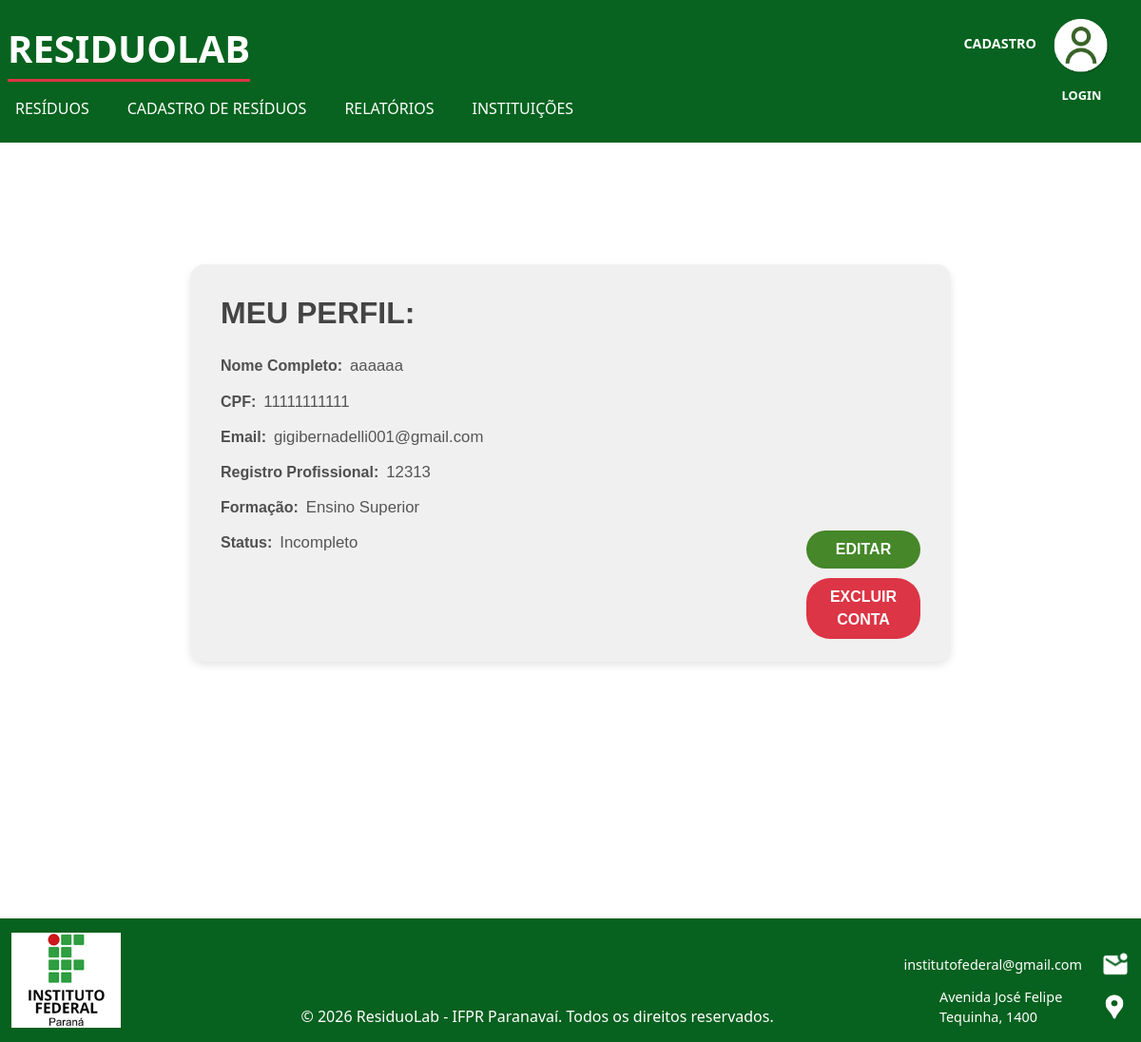
The app's page /detalhe-usuario/ (signed in) with its own data.
### tasks/models.py (models this page shows, shortened)
class Usuario(models.Model):
    nome = models.CharField(max_length=250)
    email = models.CharField(max_length=250)
    registro_profissional = models.CharField(max_length=50)
    senha = models.CharField(max_length=128)
    cpf = models.CharField(max_length=11)
    formacao = models.CharField(max_length=150)
    status = models.CharField(max_length=150)
    foto = models.ImageField(upload_to='fotos_usuarios/', null=True, blank=True)

### tasks/views.py (the view, shortened to what this page needs)
# urls.py: path("detalhe-usuario/", detalheUsuario, name="detalheUsuario"),
def detalheUsuario(request):
    usuario_logado_id = request.session.get('usuario_id')
    if not usuario_logado_id:
        return redirect('login')
    try:
        usuario = Usuario.objects.get(id=usuario_logado_id)
        context = {
            'usuario': usuario
        }
        return render(request, 'tasks/detalheUsuario.html', context)
    except Usuario.DoesNotExist:
        request.session.flush()
        return redirect('login')

### tasks/templates/tasks/detalheUsuario.html (shortened to what this page needs)
{% extends "tasks/base.html" %}
{% load static %}
{% block content %}
<div class="login-container-principal">
    <div class="login-sub-container-principal detalhes-container">
        <h2 class="titulo-detalhes mb-4">MEU PERFIL:</h2>
        <form method="POST" action="{% url 'detalheUsuario' %}">
            {% csrf_token %} <div class="info-detalhes-grid">
                <div class="info-linha-flex">
                    <div class="campo-editavel">
                        <strong>Nome Completo:</strong>
                        <span class="texto-display">{{ usuario.nome }}</span>
                    </div>
                </div>
                <div class="info-linha-flex">
                    <div class="campo-editavel">
                        <strong>CPF:</strong>
                        <span class="texto-display">{{ usuario.cpf }}</span>
                    </div>
                </div>
                <div class="info-linha-flex">
                    <div class="campo-editavel">
                        <strong>Email:</strong>
                        <span class="texto-display">{{ usuario.email }}</span>
                    </div>
                </div>
                <div class="info-linha-flex">
                    <div class="campo-editavel">
                        <strong>Registro Profissional:</strong>
                        <span class="texto-display">{{ usuario.registro_profissional }}</span>
                    </div>
                </div>
                <div class="info-linha-flex">
                    <div class="campo-editavel">
                        <strong>Formação:</strong>
                        <span class="texto-display">{{ usuario.formacao }}</span>
                    </div>
                </div>
                <div class="info-linha-flex">
                    <div class="campo-editavel">
                        <strong>Status:</strong>
                        <span class="texto-display">{{ usuario.status }}</span>
                    </div>
                </div>
            </div>
            <div class="botoes-acao-detalhes">
                <a href="#" id="btn-toggle-edit" class="botao-atualizar">EDITAR</a>
               <button type="button" id="btn-delete" class="botao-excluir">EXCLUIR CONTA</button>
            </div>
        </form> </div>
</div>
{% endblock content %}

### tasks/static/tasks/style.css (style rules this page uses)
.login-container-principal { background-color: #ffffff; width: 100%; min-height: 100vh; display: flex; flex-direction: column; justify-content: flex-start; align-items: center; padding: 5rem 0; }
.login-sub-container-principal { background-color: #e0e0e0; width: 90%; max-width: 750px; border-radius: 15px; padding: 2rem; box-shadow: 0 4px 8px rgba(0,0,0,0.1); position: relative; }
.detalhes-container { padding-bottom: 7rem !important; position: relative; font-family: sans-serif; background-color: #f0f0f0; border-radius: 15px; padding: 2rem; max-width: 800px; margin: 2rem auto; }
.info-detalhes-grid { display: flex; flex-direction: column; gap: 12px; }
.info-detalhes-grid .texto-display { color: #555555; font-size: 1.05rem; }
.info-detalhes-grid strong { color: #4f4f4f; }
.info-linha-flex { display: flex; flex-wrap: wrap; align-items: baseline; gap: 40px; color: #333333; }
.botoes-acao-detalhes { position: absolute; bottom: 1.5rem; right: 2rem; display: flex; flex-direction: column; gap: 10px; align-items: center; }
.botao-atualizar, .botao-excluir { color: white !important; font-weight: bold; border: none; border-radius: 25px; padding: 8px 25px; text-align: center; text-decoration: none; transition: background-color 0.3s ease; min-width: 120px; }
.botao-atualizar { background-color: #458729; }
.botao-excluir { background-color: #dc3545; }
.botoes-acao-detalhes { width: 120px; }
.info-linha-flex { display: flex; align-items: center; width: 100%; }
.campo-editavel { display: flex; align-items: baseline; gap: 8px; }
.titulo-detalhes { color: #444444; font-weight: 700; font-family: sans-serif; margin-bottom: 1.5rem; }

### records on screen
Usuario: nome "aaaaaa", cpf "11111111111", email "gigibernadelli001@gmail.com", registro_profissional "12313", formacao "Ensino Superior", status "Incompleto"
